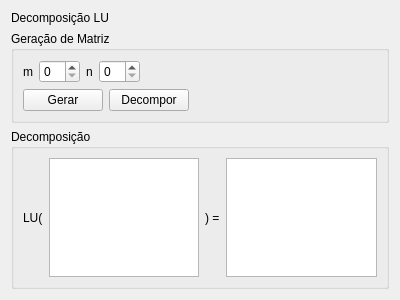
<?xml version="1.0" encoding="UTF-8"?>
<ui version="4.0">
 <class>LUTab</class>
 <widget class="QWidget" name="LUTab">
  <property name="geometry">
   <rect>
    <x>0</x>
    <y>0</y>
    <width>400</width>
    <height>300</height>
   </rect>
  </property>
  <property name="windowTitle">
   <string>Form</string>
  </property>
  <layout class="QVBoxLayout" name="verticalLayout">
   <item>
    <widget class="QLabel" name="label">
     <property name="text">
      <string>Decomposição LU</string>
     </property>
    </widget>
   </item>
   <item>
    <widget class="QGroupBox" name="groupBox">
     <property name="title">
      <string>Geração de Matriz</string>
     </property>
     <layout class="QVBoxLayout" name="verticalLayout_2">
      <item>
       <layout class="QHBoxLayout" name="horizontalLayout">
        <item>
         <widget class="QLabel" name="label_2">
          <property name="text">
           <string>m</string>
          </property>
         </widget>
        </item>
        <item>
         <widget class="QSpinBox" name="spinBox"/>
        </item>
        <item>
         <widget class="QLabel" name="label_3">
          <property name="text">
           <string>n</string>
          </property>
         </widget>
        </item>
        <item>
         <widget class="QSpinBox" name="spinBox_2"/>
        </item>
        <item>
         <spacer name="horizontalSpacer">
          <property name="orientation">
           <enum>Qt::Horizontal</enum>
          </property>
          <property name="sizeHint" stdset="0">
           <size>
            <width>40</width>
            <height>20</height>
           </size>
          </property>
         </spacer>
        </item>
       </layout>
      </item>
      <item>
       <layout class="QHBoxLayout" name="horizontalLayout_3">
        <item>
         <widget class="QPushButton" name="pushButton">
          <property name="text">
           <string>Gerar</string>
          </property>
         </widget>
        </item>
        <item>
         <widget class="QPushButton" name="pushButton_2">
          <property name="text">
           <string>Decompor</string>
          </property>
         </widget>
        </item>
        <item>
         <spacer name="horizontalSpacer_2">
          <property name="orientation">
           <enum>Qt::Horizontal</enum>
          </property>
          <property name="sizeHint" stdset="0">
           <size>
            <width>40</width>
            <height>20</height>
           </size>
          </property>
         </spacer>
        </item>
       </layout>
      </item>
     </layout>
    </widget>
   </item>
   <item>
    <widget class="QGroupBox" name="groupBox_2">
     <property name="title">
      <string>Decomposição</string>
     </property>
     <layout class="QHBoxLayout" name="horizontalLayout_2">
      <item>
       <widget class="QLabel" name="label_4">
        <property name="text">
         <string>LU(</string>
        </property>
       </widget>
      </item>
      <item>
       <widget class="QTableWidget" name="tableWidget"/>
      </item>
      <item>
       <widget class="QLabel" name="label_5">
        <property name="text">
         <string>) =</string>
        </property>
       </widget>
      </item>
      <item>
       <widget class="QTableWidget" name="tableWidget_2"/>
      </item>
     </layout>
    </widget>
   </item>
  </layout>
 </widget>
 <resources/>
 <connections/>
</ui>
